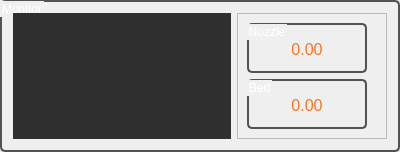
            <widget class="QGroupBox" name="groupBox_10">
             <property name="minimumSize">
              <size>
               <width>400</width>
               <height>150</height>
              </size>
             </property>
             <property name="maximumSize">
              <size>
               <width>16777215</width>
               <height>500</height>
              </size>
             </property>
             <property name="styleSheet">
              <string notr="true">QGroupBox  {
	color: white;
	border-style: solid;	
	border-width:2px; 
	border-color:	rgb(82,82,82);
	border-radius:5px;
}
</string>
             </property>
             <property name="title">
              <string>Monitor</string>
             </property>
             <layout class="QGridLayout" name="gridLayout_10">
              <item row="0" column="0">
               <widget class="TempPlot" name="MplWidget" native="true">
                <property name="styleSheet">
                 <string notr="true">background-color: rgb(47, 47, 47);</string>
                </property>
               </widget>
              </item>
              <item row="0" column="1">
               <widget class="QFrame" name="frame_15">
                <property name="maximumSize">
                 <size>
                  <width>150</width>
                  <height>16777215</height>
                 </size>
                </property>
                <property name="frameShape">
                 <enum>QFrame::StyledPanel</enum>
                </property>
                <property name="frameShadow">
                 <enum>QFrame::Raised</enum>
                </property>
                <layout class="QVBoxLayout" name="verticalLayout_9">
                 <item>
                  <widget class="QGroupBox" name="groupBox_5">
                   <property name="minimumSize">
                    <size>
                     <width>120</width>
                     <height>50</height>
                    </size>
                   </property>
                   <property name="maximumSize">
                    <size>
                     <width>120</width>
                     <height>50</height>
                    </size>
                   </property>
                   <property name="styleSheet">
                    <string notr="true">QGroupBox  {
	color: white;
	border-style: solid;	
	border-width:2px; 
	border-color:	rgb(82,82,82);
	border-radius:5px;
}
</string>
                   </property>
                   <property name="title">
                    <string>Nozzle</string>
                   </property>
                   <layout class="QHBoxLayout" name="horizontalLayout_5">
                    <item>
                     <widget class="QLabel" name="NOZZ_TEMP">
                      <property name="minimumSize">
                       <size>
                        <width>80</width>
                        <height>30</height>
                       </size>
                      </property>
                      <property name="maximumSize">
                       <size>
                        <width>80</width>
                        <height>30</height>
                       </size>
                      </property>
                      <property name="font">
                       <font>
                        <pointsize>12</pointsize>
                       </font>
                      </property>
                      <property name="styleSheet">
                       <string notr="true">QLabel{
color: rgb(255, 115, 30);
}</string>
                      </property>
                      <property name="text">
                       <string>0.00</string>
                      </property>
                      <property name="alignment">
                       <set>Qt::AlignCenter</set>
                      </property>
                     </widget>
                    </item>
                   </layout>
                  </widget>
                 </item>
                 <item>
                  <widget class="QGroupBox" name="groupBox_6">
                   <property name="minimumSize">
                    <size>
                     <width>120</width>
                     <height>50</height>
                    </size>
                   </property>
                   <property name="maximumSize">
                    <size>
                     <width>120</width>
                     <height>50</height>
                    </size>
                   </property>
                   <property name="styleSheet">
                    <string notr="true">QGroupBox  {
	color: white;
	border-style: solid;	
	border-width:2px; 
	border-color:	rgb(82,82,82);
	border-radius:5px;
}
</string>
                   </property>
                   <property name="title">
                    <string>Bed</string>
                   </property>
                   <layout class="QHBoxLayout" name="horizontalLayout_12">
                    <item>
                     <widget class="QLabel" name="BED_TEMP">
                      <property name="minimumSize">
                       <size>
                        <width>80</width>
                        <height>30</height>
                       </size>
                      </property>
                      <property name="maximumSize">
                       <size>
                        <width>80</width>
                        <height>30</height>
                       </size>
                      </property>
                      <property name="font">
                       <font>
                        <pointsize>12</pointsize>
                       </font>
                      </property>
                      <property name="styleSheet">
                       <string notr="true">QLabel{
color: rgb(255, 115, 30);
}</string>
                      </property>
                      <property name="text">
                       <string>0.00</string>
                      </property>
                      <property name="alignment">
                       <set>Qt::AlignCenter</set>
                      </property>
                     </widget>
                    </item>
                   </layout>
                  </widget>
                 </item>
                </layout>
               </widget>
              </item>
             </layout>
            </widget>
